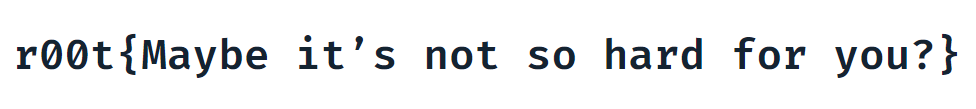
#> input picture misc/strangeXSB/flag.png, 976 x 109 px
$ python insertFlag.py
#> lines starting #> are read from the running program, lines starting #| are printed output that depends on the picture; after the words box and inside, x2 and y2 are one past the last pixel; in counts of white or black regions, pixels touching at a corner belong together
import cv2
from itertools import product
import numpy as np

lsb=15

if __name__ == '__main__':
  #读取图像
  flagImg=cv2.imread("flag.png",0)#黑白
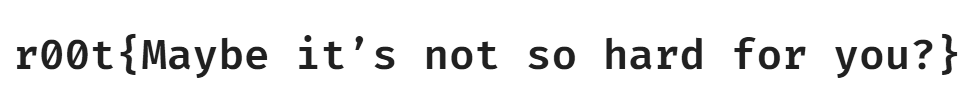
#> flagImg: shape (109, 976); min 32, max 255, mean 237.8
  sourceImg=cv2.imread("qq.jpg",1)#彩色
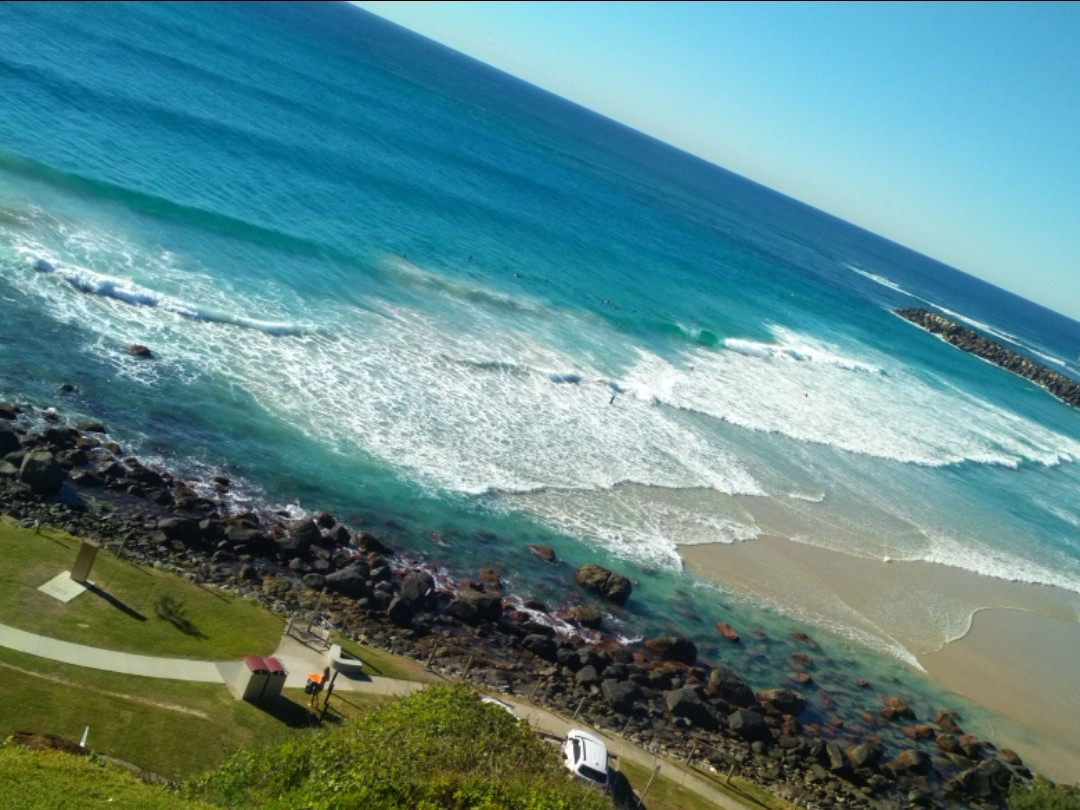
#> input picture misc/strangeXSB/qq.jpg, 1080 x 810 px
#> sourceImg is the input picture: shape (810, 1080, 3); mean B, G, R 137, 136.1, 93.1

  #使生成的flag在图像的中间
  startPoint=[(sourceImg.shape[0]-flagImg.shape[0])//2,(sourceImg.shape[1]-flagImg.shape[1])//2]
#> startPoint = [350, 52]
  print(flagImg.shape, sourceImg.shape, startPoint)
#| (109, 976) (810, 1080, 3) [350, 52]
  for y,x in product(range(flagImg.shape[0]),range(flagImg.shape[1])):
    #如果flag图像上这个像素是黑色的, 那就把原图的这个点的所有像素值-1

    if flagImg[y,x]<255:
      if x<200:
        sourceImg[y+startPoint[0],x+startPoint[1]]=sourceImg[y+startPoint[0],x+startPoint[1]]&(~lsb)
      else:
        sourceImg[y+startPoint[0],x+startPoint[1]]=sourceImg[y+startPoint[0],x+startPoint[1]]^lsb
#> sourceImg: shape (810, 1080, 3); 1.23% of pixels changed, all inside (x1, y1, x2, y2) = (68, 383, 1010, 428)

  #写出图像
  cv2.imwrite("out.png",sourceImg)
